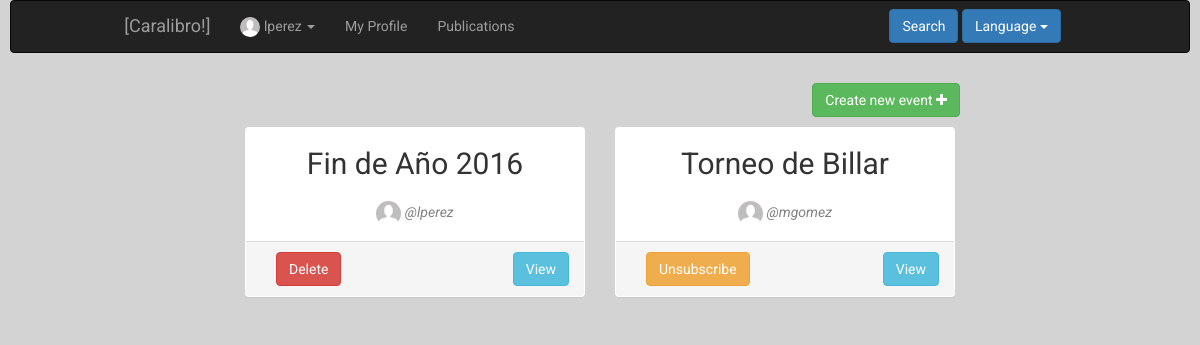
The app's page /index.php?controller=guest&action=showall&id=2 (signed in) with its own data.
### tables this page shows
CREATE TABLE IF NOT EXISTS `event` (
`id` int(11) NOT NULL,
  `creationdate` date DEFAULT NULL,
  `owner` int(11) NOT NULL,
  `startdate` date NOT NULL,
  `enddate` date NOT NULL,
  `starthour` time NOT NULL,
  `endhour` time NOT NULL,
  `description` text NOT NULL,
  `status` tinyint(1) NOT NULL,
  `name` varchar(50) NOT NULL,
  `private` tinyint(1) NOT NULL
);

CREATE TABLE IF NOT EXISTS `user` (
`id` int(11) NOT NULL,
  `name` varchar(50) NOT NULL,
  `surname` varchar(100) NOT NULL,
  `email` varchar(100) NOT NULL,
  `phone` int(9) NOT NULL,
  `user` varchar(50) NOT NULL,
  `password` varchar(255) NOT NULL,
  `birthday` date NOT NULL,
  `address` varchar(100) NOT NULL,
  `status` tinyint(1) NOT NULL,
  `photo` varchar(255) DEFAULT NULL,
  `type` tinyint(1) NOT NULL,
  `private` tinyint(1) NOT NULL
);

### core/ViewManager.php (called while the page is built, shortened)
<?php
class ViewManager {
    private $variables = array();
    public function setVariable($varname, $value, $flash=false) {
        $this->variables[$varname] = $value;
    }
    public function getVariable($varname, $default=NULL) {
        if (!isset($this->variables[$varname])) {
            return $default;
        }
        return $this->variables[$varname];
    }
    public function render($controller, $viewname) {
        include(__DIR__."/../Views/$controller/$viewname.php");
    }
    private static $viewmanager_singleton = NULL;
    public static function getInstance() {
        if (self::$viewmanager_singleton == null) {
            self::$viewmanager_singleton = new ViewManager();
        }
        return self::$viewmanager_singleton;
    }
}

### Controllers/GUEST_Controller.php (called while the page is built, shortened)
<?php
require_once(__DIR__ . "/../core/ViewManager.php");
require_once(__DIR__ . "/../core/I18n.php");
require_once(__DIR__ . "/../Models/GUEST_Model.php");
require_once(__DIR__ . "/../Models/Event.php");
require_once(__DIR__ . "/../Models/User.php");
require_once(__DIR__ . "/../Models/USER_Model.php");
class GUEST_Controller extends BaseController
{
    private $guestModel;
    public function __construct()
    {
        $this->guestModel = new GUEST_Model();
        $this->view->setLayout("base");
    }
    public function showall()
    {
        $userid = $_REQUEST["id"];
        $events = $this->guestModel->showall($userid);
        $this->view->setVariable("events", $events);
        $requests = $this->guestModel->showall($userid, 0);
        $this->view->setVariable("requests", $requests);
        $this->view->render("guest", "GUEST_SHOWALL_Vista");
    }
}

### index.php (called while the page is built, shortened)
<?php
function run() {
    try{
        $controller = loadController($_GET["controller"]);
        $actionName = $_GET["action"];
        $controller->$actionName();
    } catch (Exception $ex) {
        die($ex->getMessage());
    }
}
function loadController($controllerName) {
    return new $controllerClassName();
}
run();
?>

### Views/messages/messages_es.php (called while the page is built)
<?php
  $i18n_messages =
  array(
  )
?>

### core/I18n.php (called while the page is built, shortened)
<?php
class I18n {
  private $messages;
  public function setLanguage($language) {
    $this->messages = $i18n_messages;
  }
  public function i18n($key) {
    if (isset($this->messages[$key])){
      return $this->messages[$key];
    }else{
      return $key;
    }
  }
  private static $i18n_singleton = null;
  public static function getInstance() {
    if (self::$i18n_singleton == NULL) {
      self::$i18n_singleton = new I18n();
    }
    return self::$i18n_singleton;
  }
}
function i18n($key) {
  return I18n::getInstance()->i18n($key);
}

### Models/Event.php (called while the page is built, shortened)
<?php
class Event
{
    private $id;
    private $owner;
    private $name;
    public function __construct($id = NULL, $creationdate = NULL, $owner = NULL, $startdate = NULL, $enddate = NULL, $starthour = NULL, $endhour = NULL, $description = NULL, $status = NULL, $name = NULL, $private = NULL)
    {
        $this->id           = $id;
        $this->owner        = $owner;
        $this->name         = $name;
    }
    public function getID()
    {
        return $this->id;
    }
    public function setID($id)
    {
        $this->id = $id;
        return $this;
    }
    public function getOwner()
    {
        return $this->owner;
    }
    public function setOwner($owner)
    {
        $this->owner = $owner;
        return $this;
    }
    public function getName()
    {
        return $this->name;
    }
    public function setName($name)
    {
        $this->name = $name;
        return $this;
    }
}
?>

### Models/GUEST_Model.php (called while the page is built, shortened)
<?php
require_once(__DIR__ . "/../core/PDOConnection.php");
require_once(__DIR__ . "/../Models/Event.php");
class GUEST_Model
{
    private $db;
    public function __construct()
    {
        $this->db = PDOConnection::getInstance();
    }
    public function showall($currentuserid, $invited = 1)
    {
        $events = array();
        $sql = $this->db->prepare("
            SELECT distinct e.id, e.name, e.owner
            FROM event as e
            INNER JOIN guest as g
            ON e.id = g.event
            WHERE (g.member=? OR g.secondarymember=?) AND g.status=?
            ORDER BY e.name
            ");
        $sql->execute(array(
            $currentuserid,
            $currentuserid,
            $invited
        ));
        $events_db = $sql->fetchAll(PDO::FETCH_ASSOC);
        foreach ($events_db as $event) {
            $ev = new Event();
            $ev->setID($event["id"]);
            $ev->setName($event["name"]);
            $ev->setOwner($event["owner"]);
            array_push($events, $ev);
        }
        return $events;
    }
}

### core/PDOConnection.php (called while the page is built)
<?php
class PDOConnection {
    private static $dbhost = "127.0.0.1";
    private static $dbname = "ET3Grupo1";
    private static $dbuser = "ET3Grupo1";
    private static $dbpass = "ET3Grupo1";
    private static $db_singleton = null;
    public static function getInstance() {
        if (self::$db_singleton == null) {
            self::$db_singleton = new PDO(
                "mysql:host=".self::$dbhost.";dbname=".self::$dbname.";charset=utf8",
                self::$dbuser,
                self::$dbpass,
                array(
                    PDO::ATTR_EMULATE_PREPARES => false,
                    PDO::ATTR_ERRMODE => PDO::ERRMODE_EXCEPTION
                )
            );
        }
        return self::$db_singleton;
    }
}
?>

### Models/USER_Model.php (called while the page is built, shortened)
<?php
require_once(__DIR__."/../core/PDOConnection.php");
class USER_Model {
    private $db;
    public function __construct()
    {
        $this->db = PDOConnection::getInstance();
    }
    public function showcurrent($userID)
    {
        $sql = $this->db->prepare("SELECT * FROM user WHERE id=?");
        $sql->execute(array($userID));
        $user = $sql->fetch(PDO::FETCH_ASSOC);
        if($user != NULL) {
            return new User($user["id"], $user["user"], $user["name"], $user["surname"], $user["email"],
                                        $user["phone"], $user["birthday"], $user["address"], $user["status"],
                                        $user["photo"], $user["type"], $user["private"]);
        } else {
            return NULL;
        }
    }
}

### Models/User.php (called while the page is built, shortened)
<?php
class User {
    private $id;
    private $user;
    private $photo;
    public function __construct($id=NULL, $user=NULL, $name=NULL, $surname=NULL, $email=NULL, $phone=NULL,
                                $birthday=NULL, $address=NULL, $status=1, $photo=NULL, $type=0,
                                $private=0, $password=NULL)
    {
     $this->id = $id;
     $this->user = $user;
     $this->photo = $photo;
    }
    public function getID() {
        return $this->id;
    }
    public function setID($id) {
        $this->id = $id;
    }
    public function getUser() {
        return $this->user;
    }
    public function getPhoto() {
        return $this->photo;
    }
}

### Views/guest/GUEST_SHOWALL_Vista.php (the view, shortened to what this page needs)
<?php
require_once(__DIR__."/../../core/ViewManager.php");
require_once(__DIR__."/../../Models/USER_Model.php");
$view = ViewManager::getInstance();
$currentuserid = $view->getVariable("currentuserid");
$events = $view->getVariable("events");
$umapper = new USER_Model();
?>
	<div class="container-fluid">
		<div class="row">
				<div class="pull-right" style="padding: 10px">
					<a href="index.php?controller=event&action=add">
						<button class="btn btn-success">
							<?= i18n("Create new event") ?>
							<i class="fa fa-plus"></i>
						</button>
					</a>
				</div>
		</div>
		<div class="row">
			<?php foreach ($events as $event): ?>
				<div class="col-md-6">
					<div class="panel">
						<div class="panel-body">
							<div class="row text-center">
								<font class="pfname"><?=$event->getName() ?></font>
							</div>
							<div class="row" style="margin-top: 15px">
								<div class=" text-center">
									<?php $owner = $umapper->showcurrent($event->getOwner())?>
									<a href="index.php?controller=user&action=showcurrent&id=<?=$owner->getID() ?>">
						 				<?php if ($owner->getPhoto() != NULL): ?>
						 					<img class="img-circle smallPhoto" src="media/profileImages/<?=$owner->getPhoto() ?>" alt="">
						 				<?php else: ?>
						 					<img class="img-circle smallPhoto" src="media/profileImages/default.png" alt="">
						 				<?php endif ?>
					 				</a>
					 				<font class="user">  @<?=$owner->getUser() ?></font>
								</div>
							</div>
						</div>
						<div class="panel-footer">
							<div class="row">
								<div class="col-md-6">
									<?php if ($owner->getID() == $currentuserid): ?>
						 				<div class="col-md-6">
							 				<a href="index.php?controller=event&action=delete&id=<?= $event->getID()  ?>">
							 					<button class="btn btn-danger"><?= i18n("Delete") ?></button>
							 				</a>
							 			</div>
							 		<?php else: ?>
							 			<div class="col-md-6">
							 				<form action="index.php?controller=guest&action=delete" method="post">
							 					<button type="submit" name="id" value="<?=$event->getID() ?>"	 class="btn btn-warning"><?= i18n("Unsubscribe") ?></button>
							 				</form>
							 			</div>
						 			<?php endif ?>
								</div>
								<div class="col-md-6">
									<a href="index.php?controller=event&action=showcurrent&id=<?=$event->getID() ?>">
										<button class="btn btn-info pull-right">
											<?= i18n("View") ?>
										</button>
									</a>
								</div>
						</div>
							</div>
					</div>
				</div>
			<?php endforeach ?>
		</div>
	</div>

### css/style.css (style rules this page uses)
body { background-color: #d3d3d3; font-family: 'Roboto', sans-serif; }
.smallPhoto { height: 25px; width: 25px; }
.pfname { font-size: 30px; font-style: bold; margin-top: 10px; }
.user { font-style: italic; color: grey; }

### records on screen
event: name "Fin de Año 2016", owner.user "lperez"
event: name "Torneo de Billar", owner.user "mgomez", $event->getID() 2 (drawn)

### other values on screen
$currentuser "lperez"
i18n("My Profile") "My Profile"
i18n("Publications") "Publications"
i18n("Search") "Search"
i18n("Language") "Language"
i18n("Create new event") "Create new event"
